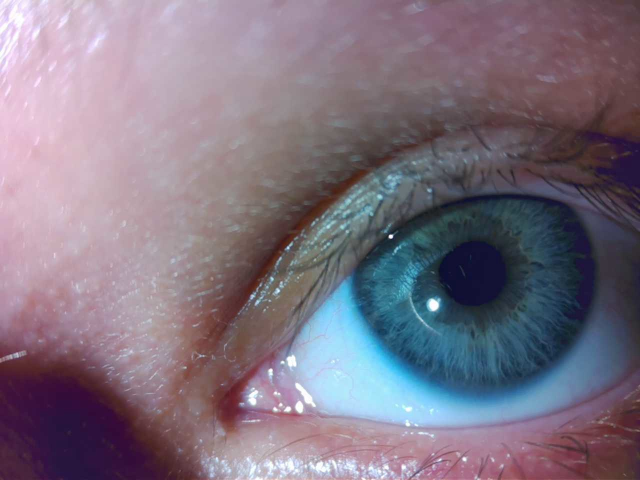
#> input picture hardware/photo_141258_10.jpg, 1280 x 960 px (shown at 1/2 size)
$ python -i processing.py   (imports and definitions only)   (older library calls are emulated)
#> lines starting #> are read from the running program, lines starting #| are printed output that depends on the picture; after the words box and inside, x2 and y2 are one past the last pixel; in counts of white or black regions, pixels touching at a corner belong together
"""Traitement de l'iris : segmentation, normalisation, encodage IrisCode."""

import numpy as np
import cv2

from config import IRISCODE_BITS


def detect_pupil_iris(image: np.ndarray) -> tuple[tuple, tuple] | None:
    """Detecte les cercles de la pupille et de l'iris via Hough Transform.

    La pupille est detectee d'abord (zone la plus sombre au centre).
    L'iris est ensuite cherche comme un cercle concentrique autour de la pupille.

    Retourne ((px, py, pr), (ix, iy, ir)) ou None si echec.
    """
    h, w = image.shape[:2]
    blurred = cv2.GaussianBlur(image, (7, 7), 0)

    # --- Pupille : cercle sombre ---
    # Adapter les rayons a la taille de l'image
    min_r_pupil = max(10, min(h, w) // 30)
    max_r_pupil = max(30, min(h, w) // 5)

    pupils = cv2.HoughCircles(
        blurred,
        cv2.HOUGH_GRADIENT,
        dp=1.2,
        minDist=max(50, min(h, w) // 4),
        param1=100,
        param2=35,
        minRadius=min_r_pupil,
        maxRadius=max_r_pupil,
    )

    if pupils is None:
        return None

    # Choisir la pupille la plus sombre (plus proche du centre de l'image)
    best_pupil = None
    best_darkness = 999.0
    cx_img, cy_img = w // 2, h // 2

    for p in pupils[0]:
        px, py, pr = int(round(p[0])), int(round(p[1])), int(round(p[2]))
        # Masque circulaire pour mesurer l'intensite moyenne
        mask = np.zeros((h, w), dtype=np.uint8)
        cv2.circle(mask, (px, py), max(1, pr // 2), 255, -1)
        mean_val = cv2.mean(blurred, mask=mask)[0]
        # Penaliser les pupilles loin du centre de l'image
        dist_center = np.sqrt((px - cx_img) ** 2 + (py - cy_img) ** 2)
        score = mean_val + dist_center * 0.3
        if score < best_darkness:
            best_darkness = score
            best_pupil = (px, py, pr)

    if best_pupil is None:
        return None

    px, py, pr = best_pupil

    # --- Iris : cercle concentrique autour de la pupille ---
    # Chercher l'iris dans une ROI autour de la pupille
    margin = pr * 5
    x1_roi = max(0, px - margin)
    y1_roi = max(0, py - margin)
    x2_roi = min(w, px + margin)
    y2_roi = min(h, py + margin)
    roi = blurred[y1_roi:y2_roi, x1_roi:x2_roi]

    if roi.size == 0:
        return None

    min_r_iris = pr + 10
    max_r_iris = min(pr * 5, min(roi.shape[0], roi.shape[1]) // 2)

    if max_r_iris <= min_r_iris:
        return None

    iris_circles = cv2.HoughCircles(
        roi,
        cv2.HOUGH_GRADIENT,
        dp=1.2,
        minDist=max(50, min_r_iris),
        param1=100,
        param2=30,
        minRadius=min_r_iris,
        maxRadius=max_r_iris,
    )

    if iris_circles is None:
        return None

    # Choisir le cercle iris le plus concentrique a la pupille
    px_roi = px - x1_roi
    py_roi = py - y1_roi
    best_iris = None
    best_dist = float('inf')

    for c in iris_circles[0]:
        ix, iy, ir = int(round(c[0])), int(round(c[1])), int(round(c[2]))
        dist = np.sqrt((ix - px_roi) ** 2 + (iy - py_roi) ** 2)
        # L'iris doit etre a peu pres concentrique (distance < rayon pupille)
        if dist < pr * 1.5 and dist < best_dist:
            best_dist = dist
            best_iris = (ix + x1_roi, iy + y1_roi, ir)

    if best_iris is None:
        return None

    return best_pupil, best_iris


# [108 lines left out: functions normalize_iris, encode_iriscode, hamming_distance, not called in this run]

>>> import cv2
>>> picture = cv2.imread('../photo_141258_10.jpg', cv2.IMREAD_GRAYSCALE)
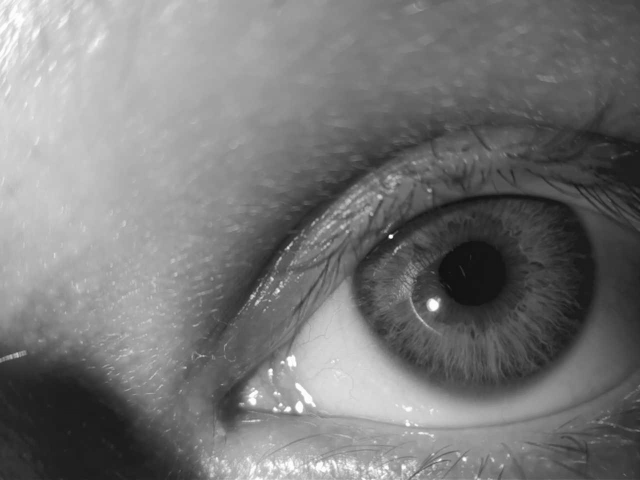
#> picture: shape (960, 1280) (shown at 1/2 size); min 11, max 255, mean 119
>>> result = detect_pupil_iris(picture)
#> in detect_pupil_iris, `pupils = cv2.HoughCircles( blurred, cv2.HOUGH_GRADIENT, dp=1.2, minDis..`: pupils = [[689.4, 612.6, 163.5], [550.2, 831, 67.88]]
#> the loop in detect_pupil_iris, `for p in pupils[0]:` made 2 passes
#> (p, px, py, pr, mean_val, dist_center, score, best_darkness) on pass 1: ([689.4, 612.6, 163.5], 689, 613, 164, 133.4, 141.7, 176, 176)
#> (p, px, py, pr, mean_val, dist_center, score) on pass 2: ([550.2, 831, 67.88], 550, 831, 68, 148.6, 362.4, 257.3)
#> after the loop in detect_pupil_iris, `for p in pupils[0]:`:
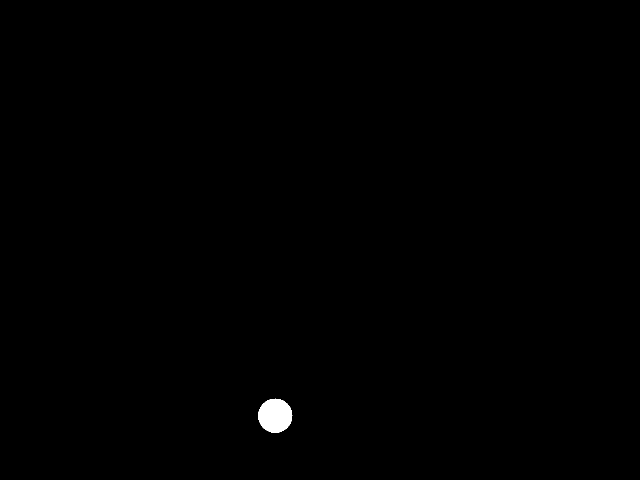
#> mask: shape (960, 1280) (shown at 1/2 size); 0.3% white; 1 white region, box (x1, y1, x2, y2) and area: (516, 797, 585, 866) 3625
#> after the loop in detect_pupil_iris, `for p in pupils[0]:`: best_darkness = 176
#> in detect_pupil_iris, `px, py, pr = best_pupil`: px = 689; py = 613; pr = 164
#> in detect_pupil_iris, `margin = pr * 5`: margin = 820
#> in detect_pupil_iris, `x1_roi = max(0, px - margin)`: x1_roi = 0
#> in detect_pupil_iris, `x2_roi = min(w, px + margin)`: x2_roi = 1280
#> in detect_pupil_iris, `y2_roi = min(h, py + margin)`: y2_roi = 960
#> in detect_pupil_iris, `min_r_iris = pr + 10`: min_r_iris = 174
#> in detect_pupil_iris, `max_r_iris = min(pr * 5, min(roi.shape[0], roi.shape[1]) // 2)`: max_r_iris = 480
#> in detect_pupil_iris, `iris_circles = cv2.HoughCircles( roi, cv2.HOUGH_GRADIENT, dp=1.2, minD..`: iris_circles = [[797.4, 672.6, 281.2], [940.2, 787.8, 460.8]]
#> in detect_pupil_iris, `px_roi = px - x1_roi`: px_roi = 689
#> in detect_pupil_iris, `py_roi = py - y1_roi`: py_roi = 613
#> the loop in detect_pupil_iris, `for c in iris_circles[0]:` made 2 passes
#> (c, ix, iy, ir, dist, best_dist) on pass 1: ([797.4, 672.6, 281.2], 797, 673, 281, 123.5, 123.5)
#> (c, ix, iy, ir, dist) on pass 2: ([940.2, 787.8, 460.8], 940, 788, 461, 306)
#> after the loop in detect_pupil_iris, `for c in iris_circles[0]:`: best_dist = 123.5
#> result = ((689, 613, 164), (797, 673, 281))

$ run again, on hardware/photo_141305_11.jpg
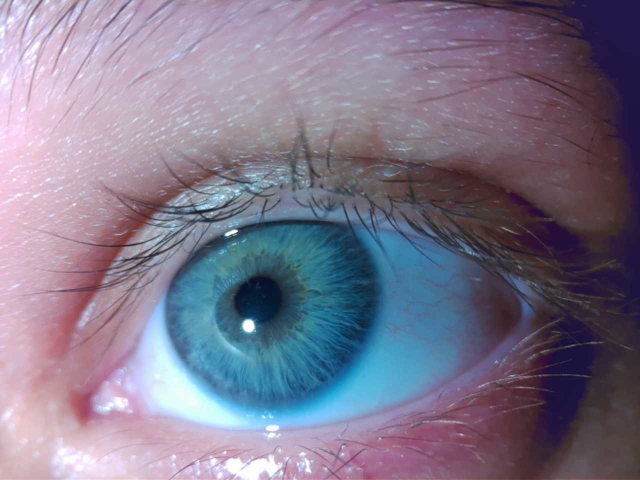
#> input picture hardware/photo_141305_11.jpg, 1280 x 960 px (shown at 1/2 size)
#> pupils = [[261, 353.4, 164.8], [481.8, 519, 176.7], [865.8, 384.6, 105.9], [195, 115.8, 109], [307.8, 699, 184.6]]
#> the loop in detect_pupil_iris, `for p in pupils[0]:` made 5 passes
#> (p, px, py, pr, mean_val, dist_center, score, best_darkness) on passes 1 to 3: ([261, 353.4, 164.8], 261, 353, 165, 149.6, 399.7, 269.5, 269.5), ([481.8, 519, 176.7], 482, 519, 177, 89.12, 162.7, 137.9, 137.9), ([865.8, 384.6, 105.9], 866, 385, 106, 62.93, 245.2, 136.5, 136.5)
#> after the loop in detect_pupil_iris, `for p in pupils[0]:`:
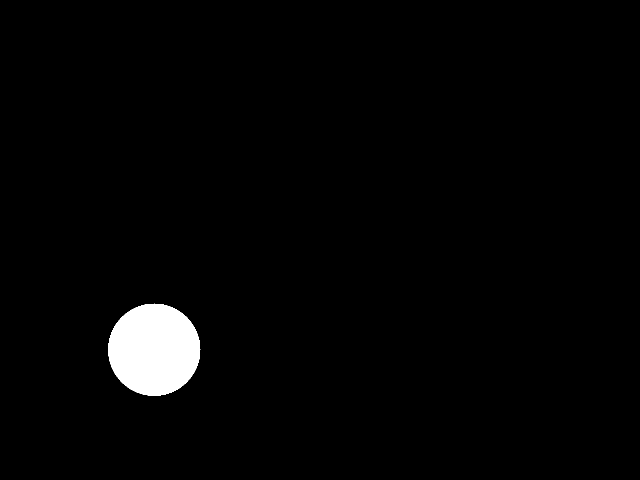
#> mask: shape (960, 1280) (shown at 1/2 size); 2.2% white; 1 white region, box (x1, y1, x2, y2) and area: (216, 607, 401, 792) 26565
#> after the loop in detect_pupil_iris, `for p in pupils[0]:`: best_darkness = 136.5
#> in detect_pupil_iris, `px, py, pr = best_pupil`: px = 866; py = 385; pr = 106
#> margin = 530
#> x1_roi = 336
#> y1_roi = 0
#> x2_roi = 1280
#> y2_roi = 915
#> in detect_pupil_iris, `roi = blurred[y1_roi:y2_roi, x1_roi:x2_roi]`:
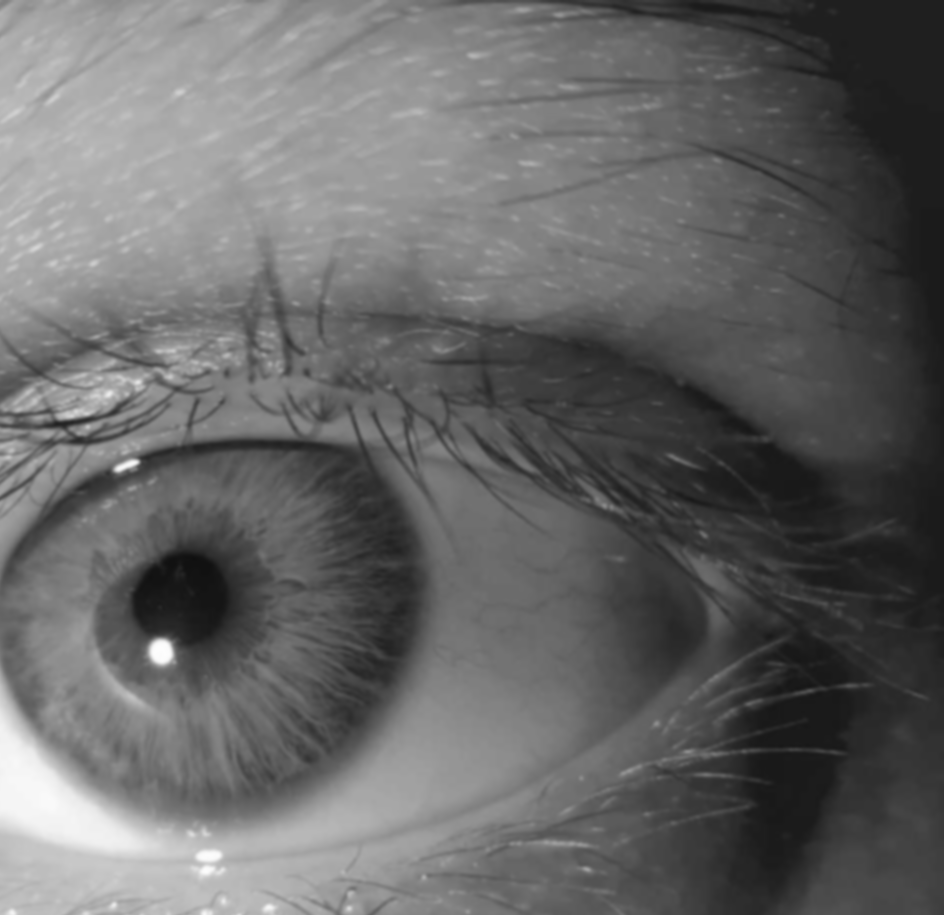
#> roi: shape (915, 944); min 15, max 253, mean 102
#> min_r_iris = 116
#> max_r_iris = 457
#> iris_circles = 13 rows, first 8: [271.8, 639, 264.9], [406.2, 713.4, 418], [286.2, 796.2, 428.6], [28.2, 156.6, 272.1], [190.2, 515.4, 188.4], [169.8, 723, 396.4], [70.2, 287.4, 152], [612.6, 347.4, 333.8]
#> px_roi = 530
#> py_roi = 385
#> the loop in detect_pupil_iris, `for c in iris_circles[0]:` made 13 passes
#> (c, ix, iy, ir, dist, best_dist, best_iris) on pass 8: ([612.6, 347.4, 333.8], 613, 347, 334, 91.29, 91.29, (949, 347, 334))
#> after the loop in detect_pupil_iris, `for c in iris_circles[0]:`: best_dist = 91.29
#> result = ((866, 385, 106), (949, 347, 334))

$ run again, on hardware/photo_141309_12.jpg
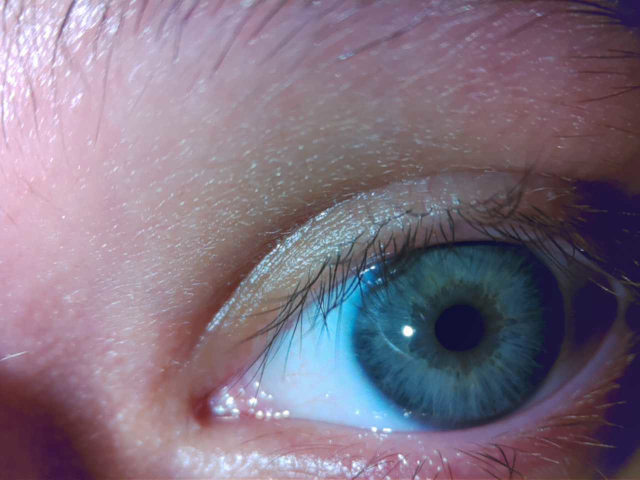
#> input picture hardware/photo_141309_12.jpg, 1280 x 960 px (shown at 1/2 size)
#> pupils = [[635.4, 535.8, 85.4], [665.4, 775.8, 142.4], [271.8, 105, 121.3]]
#> the loop in detect_pupil_iris, `for p in pupils[0]:` made 3 passes
#> (p, px, py, pr, mean_val, dist_center, score, best_darkness) on pass 1: ([635.4, 535.8, 85.4], 635, 536, 85, 128.9, 56.22, 145.7, 145.7)
#> after the loop in detect_pupil_iris, `for p in pupils[0]:`:
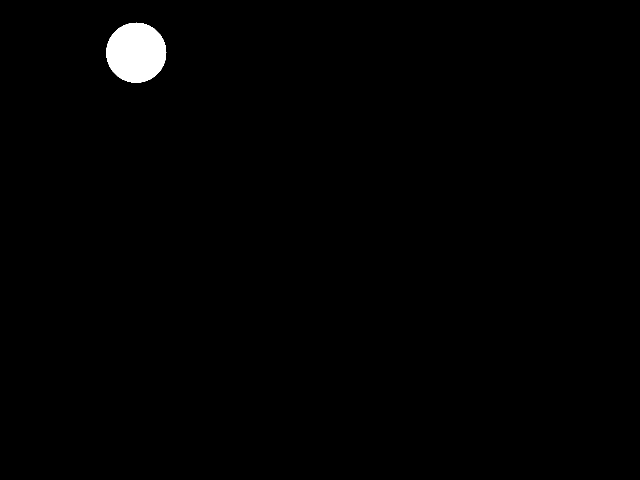
#> mask: shape (960, 1280) (shown at 1/2 size); 0.92% white; 1 white region, box (x1, y1, x2, y2) and area: (212, 45, 333, 166) 11289
#> after the loop in detect_pupil_iris, `for p in pupils[0]:`: best_darkness = 145.7
#> in detect_pupil_iris, `px, py, pr = best_pupil`: px = 635; py = 536; pr = 85
#> margin = 425
#> x1_roi = 210
#> y1_roi = 111
#> x2_roi = 1060
#> y2_roi = 960
#> in detect_pupil_iris, `roi = blurred[y1_roi:y2_roi, x1_roi:x2_roi]`:
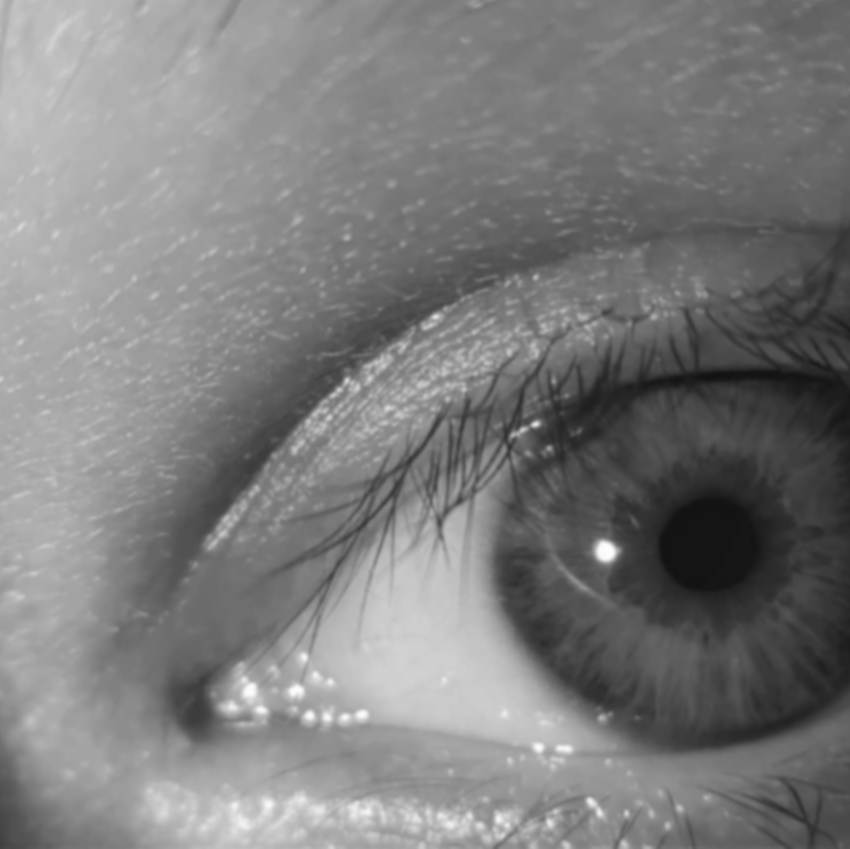
#> roi: shape (849, 850); min 18, max 253, mean 124.5
#> min_r_iris = 95
#> max_r_iris = 424
#> iris_circles = 28 rows, first 8: [460.2, 593.4, 234.1], [660.6, 654.6, 337.4], [586.2, 564.6, 295.2], [585, 736.2, 422], [107.4, 209.4, 395.6], [199.8, 384.6, 198.1], [72.6, 406.2, 329.5], [366.6, 375, 158.5]
#> px_roi = 425
#> the loop in detect_pupil_iris, `for c in iris_circles[0]:` made 28 passes
#> (c, ix, iy, ir, dist, best_dist, best_iris) on passes 8, 16: ([366.6, 375, 158.5], 367, 375, 158, 76.58, 76.58, (577, 486, 158)), ([399, 480.6, 111.3], 399, 481, 111, 61.74, 61.74, (609, 592, 111))
#> after the loop in detect_pupil_iris, `for c in iris_circles[0]:`: best_dist = 61.74
#> result = ((635, 536, 85), (609, 592, 111))

$ run again, on hardware/photo_141321_13.jpg
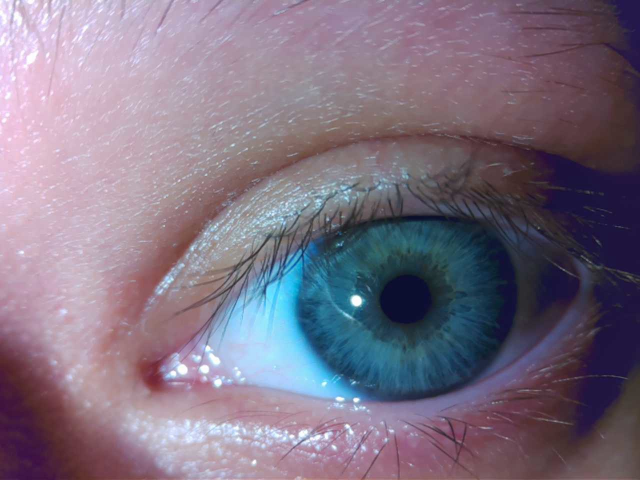
#> input picture hardware/photo_141321_13.jpg, 1280 x 960 px (shown at 1/2 size)
#> pupils = [[481.8, 436.2, 143.6], [599.4, 694.2, 184.6], [745.8, 502.2, 138.4], [813, 939, 81.08]]
#> the loop in detect_pupil_iris, `for p in pupils[0]:` made 4 passes
#> (p, px, py, pr, mean_val, dist_center, score, best_darkness) on passes 1, 3: ([481.8, 436.2, 143.6], 482, 436, 144, 146, 164, 195.2, 195.2), ([745.8, 502.2, 138.4], 746, 502, 138, 66.09, 108.3, 98.57, 98.57)
#> after the loop in detect_pupil_iris, `for p in pupils[0]:`:
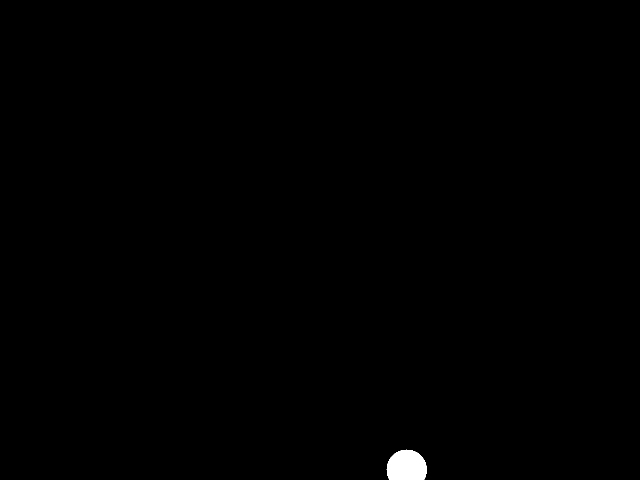
#> mask: shape (960, 1280) (shown at 1/2 size); 0.33% white; 1 white region, box (x1, y1, x2, y2) and area: (773, 899, 854, 960) 4075
#> after the loop in detect_pupil_iris, `for p in pupils[0]:`: best_darkness = 98.57
#> in detect_pupil_iris, `px, py, pr = best_pupil`: px = 746; py = 502; pr = 138
#> margin = 690
#> x1_roi = 56
#> y1_roi = 0
#> x2_roi = 1280
#> y2_roi = 960
#> in detect_pupil_iris, `roi = blurred[y1_roi:y2_roi, x1_roi:x2_roi]`:
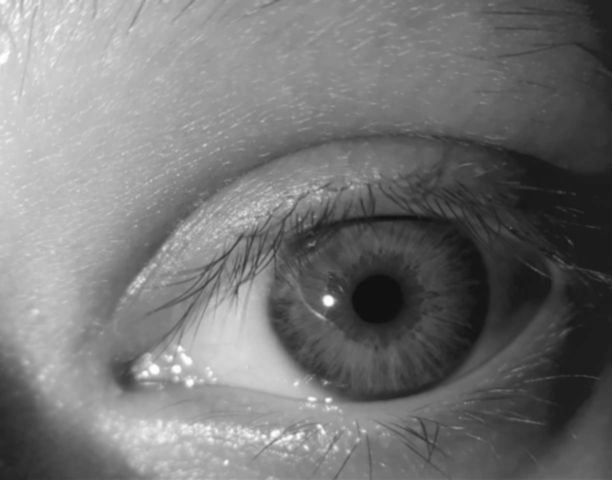
#> roi: shape (960, 1224) (shown at 1/2 size); min 15, max 254, mean 117
#> min_r_iris = 148
#> max_r_iris = 480
#> iris_circles = 15 rows, first 8: [713.4, 622.2, 278.9], [556.2, 625.8, 239.6], [261, 401.4, 226.1], [820.2, 801, 447.6], [157.8, 268.2, 380.3], [52.2, 385.8, 402.8], [609, 787.8, 408.4], [731.4, 469.8, 334]
#> px_roi = 690
#> py_roi = 502
#> the loop in detect_pupil_iris, `for c in iris_circles[0]:` made 15 passes
#> (c, ix, iy, ir, dist, best_dist, best_iris) on passes 1, 8: ([713.4, 622.2, 278.9], 713, 622, 279, 122.2, 122.2, (769, 622, 279)), ([731.4, 469.8, 334], 731, 470, 334, 52.01, 52.01, (787, 470, 334))
#> after the loop in detect_pupil_iris, `for c in iris_circles[0]:`: best_dist = 52.01
#> result = ((746, 502, 138), (787, 470, 334))
